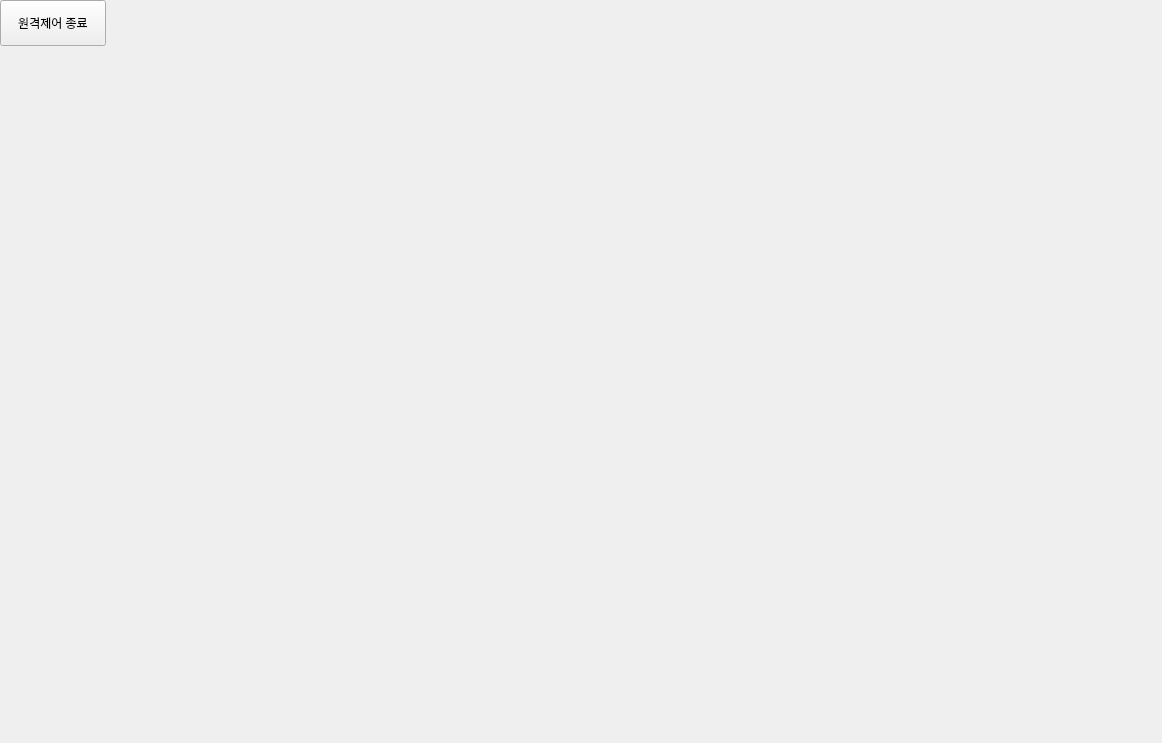
<?xml version="1.0" encoding="UTF-8"?>
<ui version="4.0">
 <class>Form</class>
 <widget class="QWidget" name="Form">
  <property name="geometry">
   <rect>
    <x>0</x>
    <y>0</y>
    <width>1162</width>
    <height>743</height>
   </rect>
  </property>
  <property name="windowTitle">
   <string>Form</string>
  </property>
  <layout class="QVBoxLayout" name="verticalLayout" stretch="1,15">
   <property name="spacing">
    <number>0</number>
   </property>
   <property name="leftMargin">
    <number>0</number>
   </property>
   <property name="topMargin">
    <number>0</number>
   </property>
   <property name="rightMargin">
    <number>0</number>
   </property>
   <property name="bottomMargin">
    <number>0</number>
   </property>
   <item>
    <layout class="QHBoxLayout" name="horizontalLayout" stretch="1,10">
     <item>
      <widget class="QPushButton" name="endRemoteControllBtn">
       <property name="sizePolicy">
        <sizepolicy hsizetype="Expanding" vsizetype="Expanding">
         <horstretch>0</horstretch>
         <verstretch>0</verstretch>
        </sizepolicy>
       </property>
       <property name="text">
        <string>원격제어 종료</string>
       </property>
      </widget>
     </item>
     <item>
      <spacer name="horizontalSpacer">
       <property name="orientation">
        <enum>Qt::Horizontal</enum>
       </property>
       <property name="sizeHint" stdset="0">
        <size>
         <width>40</width>
         <height>20</height>
        </size>
       </property>
      </spacer>
     </item>
    </layout>
   </item>
   <item>
    <widget class="QLabel" name="ScreenLabel">
     <property name="text">
      <string/>
     </property>
    </widget>
   </item>
  </layout>
 </widget>
 <resources/>
 <connections/>
</ui>
